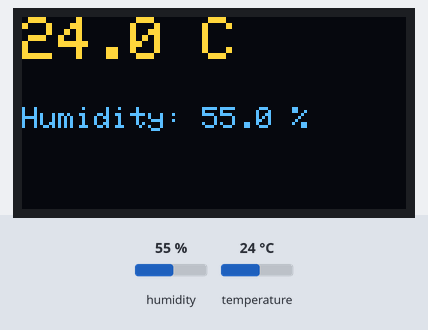
Bench run of a sketch on a simulated Arduino Uno, built with avr-gcc and run on an emulated ATmega328P. Shown: 128×64 one-colour display. The test bench sets the inputs (shaded band); at power-on: humidity 55 %, temperature 24 °C. The OLED is the two-colour kind (top 16 rows yellow); what the sketch prints to the serial monitor is not drawn.

Above: at 3.2 s.
3.3 s: humidity set to 22 %
At 12.5 s:
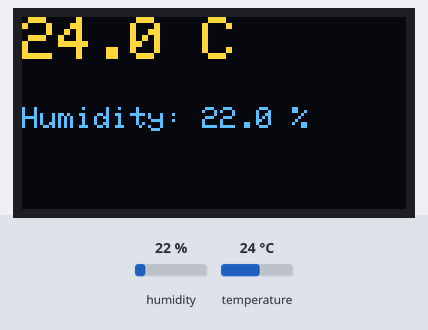
13.6 s: temperature set to 12 °C
At 22.6 s:
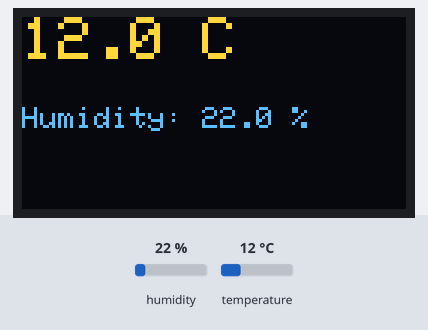
23.6 s: humidity set to 40 %
At 32.7 s:
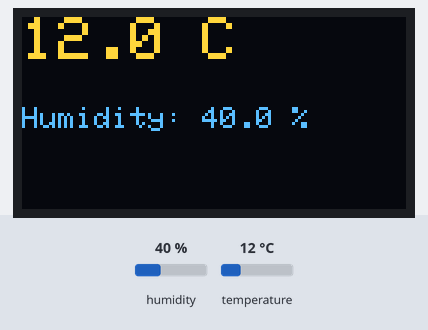
33.6 s: temperature set to 19 °C
At 42.8 s:
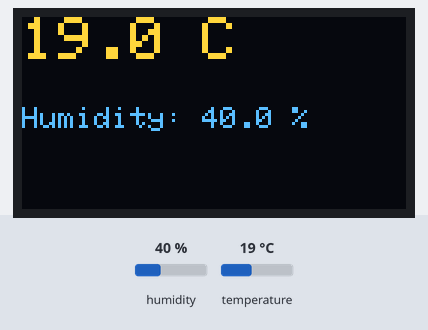
Timing chart, 0 to 44.3 s (numbered marks = the images above; inputs shaded):
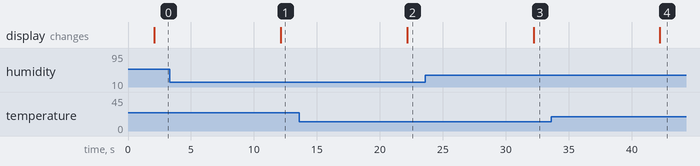

The sketch:

128x64OLEDTemperatureDHT22.ino
```cpp
/*Pinout: Dht-22 module:VCC-5V|Gnd-Gnd|Dat-pin 6
          Oled:VCC-5V|GND-GND|SDA A4|SCK A5
               */

#include <Adafruit_SSD1306.h>   // OLED display library
#include <Adafruit_GFX.h>       // Core graphics library
#include <DHT.h>                // DHT sensor library

// ---- DHT Sensor Setup ----
#define DHTPIN 6          // Data pin from DHT22 connected to Arduino pin 6
#define DHTTYPE DHT22     // Define sensor type (DHT22 / AM2302)
DHT dht(DHTPIN, DHTTYPE); // Create DHT object with pin and type

// ---- OLED Setup ----
#define SCREEN_WIDTH 128   // OLED width
#define SCREEN_HEIGHT 64   // OLED height
Adafruit_SSD1306 display(SCREEN_WIDTH, SCREEN_HEIGHT, &Wire, -1);

void setup() {
  // Start serial for debugging
  Serial.begin(9600);

  // Start DHT sensor
  dht.begin();

  // Start OLED display
  if (!display.begin(SSD1306_SWITCHCAPVCC, 0x3C)) { // 0x3C is common I2C addr
    Serial.println(F("SSD1306 allocation failed"));
    for (;;); // Halt if display not found
  }

  display.clearDisplay();             // Clear screen
  display.setTextSize(1);             // Normal size
  display.setTextColor(SSD1306_WHITE);
  display.setCursor(0, 0);
  display.println(F("DHT22 + OLED"));
  display.display();                  // Show startup text
  delay(2000);                        // Wait 2s
}

void loop() {
  // ---- Read data from DHT22 ----
  float temp = dht.readTemperature();     // Temperature in Celsius
  float hum = dht.readHumidity();         // Humidity %

  // Check if readings are valid
  if (isnan(temp) || isnan(hum)) {
    Serial.println(F("Failed to read from DHT sensor!"));
    return;
  }

  // Print to Serial Monitor
  ;Serial.print(F("Temp: "));
  Serial.print(temp);
  Serial.print(F(" °C  Humidity: "));
  Serial.print(hum);
  Serial.println(F(" %"));

  // ---- Display on OLED ----
  display.clearDisplay();        // Clear old data

  display.setTextSize(2);        // Larger font for temp
  display.setCursor(0, 0);
  display.print(temp, 1);        // 1 decimal place
  display.print(" C");

  display.setTextSize(1);        // Smaller font for humidity
  display.setCursor(0, 30);
  display.print("Humidity: ");
  display.print(hum, 1);
  display.println(" %");

  display.display();             // Update screen

  delay(10000); // Wait  10 seconds before next reading
}
```

Measured:
- after the input at 3.3 s, the display: changes after 8.8 s (image 1)
- after the input at 13.6 s, the display: changes after 8.6 s (image 2)
- after the input at 23.6 s, the display: changes after 8.6 s (image 3)
- after the input at 33.6 s, the display: changes after 8.6 s (image 4)
